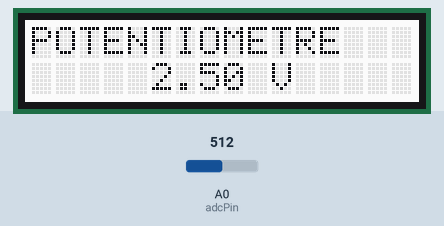
Recording of a sketch running on a simulated Arduino Uno, built with avr-gcc and run on an emulated ATmega328P. Parts: 16×2 character LCD. Inputs (shaded band) come from the test bench; at power-on: A0 (adcPin) = 512. What the sketch prints to the serial monitor is not drawn.

Above: at 1.2 s.
1.3 s: A0 (adcPin) set to 716
At 2.6 s:
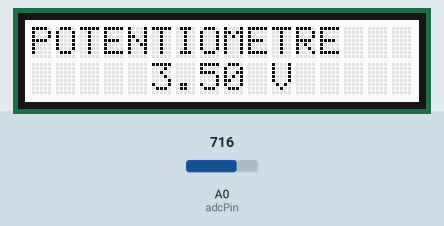
3.0 s: A0 (adcPin) set to 900
At 3.6 s:
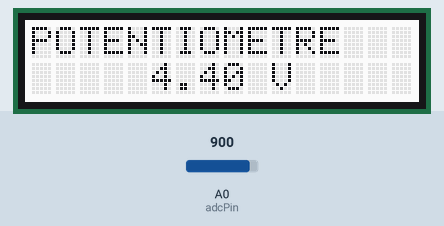
4.6 s: A0 (adcPin) set to 1023
At 5.8 s:
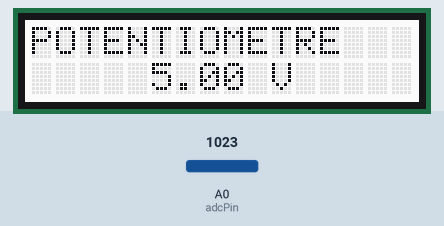
Timing chart, 0 to 7.6 s (numbered marks = the images above; inputs shaded):
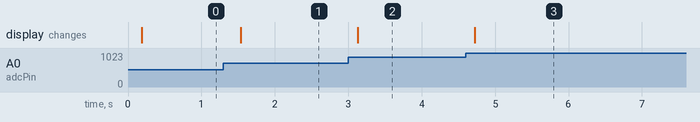

Measured:
- after the input at 1.3 s, the display: changes after 0.23 s (image 1)
- after the input at 3.0 s, the display: changes after 0.13 s (image 2)
- after the input at 4.6 s, the display: changes after 0.12 s (image 3)

The sketch:

ex3-b.ino
```cpp
#include <Wire.h>
#include "rgb_lcd.h"
rgb_lcd lcd;
int adcPin = A0;
float adcIn = 0;
float volt = 0;


void setup()
{
  Serial.begin(9600); // init serial to 9600b/s
  Serial.println("Potentiometre Test !!");
  lcd.begin(16, 2);
}


void loop()
{
  adcIn = analogRead(adcPin);
  delay(100);
  lcd.clear();
  lcd.setCursor(0, 0);
  lcd.print("POTENTIOMETRE");
  lcd.setCursor(10, 1);
  lcd.print("V");
  lcd.setCursor(5, 1);
  volt = adcIn*5/1023;
  lcd.print(volt);
}
```
